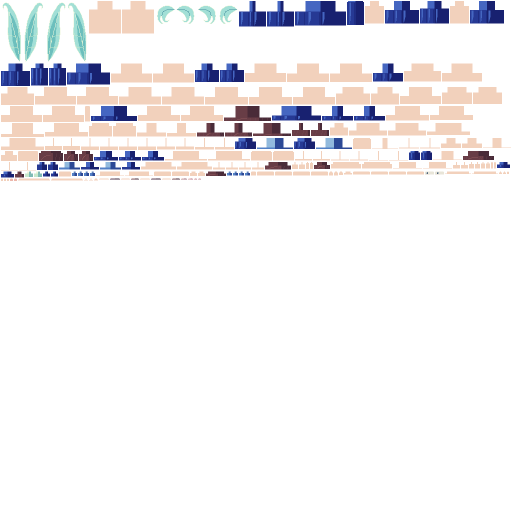
#> input picture tools/approved_models/pixie/draft/pixie.png, 1024 x 1024 px (shown at 1/2 size)
$ python inspect_contour.py
#> lines starting #> are read from the running program, lines starting #| are printed output that depends on the picture
### tools/approved_models/pixie/render_model.py
"""Offline rasterizer of the new model. Geometry/UV/camera only; no generated images."""
from pathlib import Path
import json,itertools,math
import numpy as np
from PIL import Image,ImageDraw,ImageFont
from build_model import face_uv
ROOT=Path(__file__).resolve().parent
OUT=ROOT/'draft'
data=json.loads((OUT/'pixie.geo.json').read_text(encoding='utf-8'))['minecraft:geometry'][0]
#> (reads tools/approved_models/pixie/draft/pixie.geo.json from the repository)
texture=np.array(Image.open(OUT/'pixie.png').convert('RGBA'))/255
animations=json.loads((OUT/'pixie.animation.json').read_text(encoding='utf-8'))['animations']
#> (reads tools/approved_models/pixie/draft/pixie.animation.json from the repository)
head_bones={'head'}
for bone in data['bones']:
    if bone.get('parent') in head_bones:head_bones.add(bone['name'])
def T(v):
    m=np.eye(4);m[:3,3]=v;return m
def R(v):
    x,y,z=np.radians(v);cx,sx=np.cos(x),np.sin(x);cy,sy=np.cos(y),np.sin(y);cz,sz=np.cos(z),np.sin(z)
    m=np.eye(4)
    m[:3,:3]=np.array([[cz,-sz,0],[sz,cz,0],[0,0,1]])@np.array([[cy,0,sy],[0,1,0],[-sy,0,cy]])@np.array([[1,0,0],[0,cx,-sx],[0,sx,cx]])
    return m
FACE={'north':[0,2,6,4],'south':[1,5,7,3],'west':[0,1,3,2],
      'east':[4,6,7,5],'up':[2,3,7,6],'down':[0,4,5,1]}

def sample(name,channel,time,clip='animation.pixie.air_idle'):
    animation=animations[clip]
    keys=animation['bones'].get(name,{}).get(channel)
    if not keys:return np.zeros(3)
    pairs=sorted((float(k),np.array(v)) for k,v in keys.items())
    time=time%animation['animation_length'] if animation['loop'] else np.clip(time,0,animation['animation_length'])
    for (a,av),(b,bv) in zip(pairs,pairs[1:]):
        if a<=time<=b:return av+(bv-av)*(time-a)/(b-a)
    return pairs[0][1]

def surfaces(yaw,pitch,head=False,time=0,clip='animation.pixie.air_idle',bare=False):
    mats={};quads=[];camera=R((pitch,yaw,0))
    for b in data['bones']:
        p=np.array(b['pivot'])
        world=mats.get(b.get('parent'),np.eye(4))@T(sample(b['name'],'position',time,clip))@T(p)@R(np.array(b.get('rotation',[0,0,0]))+sample(b['name'],'rotation',time,clip))@T(-p)
        mats[b['name']]=world
        if head and b['name'] not in head_bones:continue
        if bare and (b['name']=='hat' or b['name'].startswith('hair_')):continue
        for c in b.get('cubes',[]):
            p=np.array(c.get('pivot',[0,0,0]));cm=camera@world@T(p)@R(c.get('rotation',[0,0,0]))@T(-p)
            verts=np.array([[*(np.array(c['origin'])+np.array(c['size'])*v),1] for v in itertools.product([0,1],repeat=3)])
            points=(cm@verts.T).T[:,:3]
            for face,ids in FACE.items():
                q=points[ids];normal=np.cross(q[1]-q[0],q[2]-q[0]);length=np.linalg.norm(normal)
                if length<1e-8:continue
                normal/=length
                if normal[2]>=0:continue
                u,v,w,h=face_uv(*c['uv'],*c['size'])[face]
                if w<=0 or h<=0:continue
                if face=='up':
                    uv=np.array([[u,v],[u,v+h],[u+w,v+h],[u+w,v]])
                elif face=='down':
                    uv=np.array([[u,v],[u+w,v],[u+w,v+h],[u,v+h]])
                elif face in ('north','east'):
                    uv=np.array([[u,v+h],[u,v],[u+w,v],[u+w,v+h]])
                else:
                    uv=np.array([[u,v+h],[u+w,v+h],[u+w,v],[u,v]])
                quads.append((q,uv,normal,b['name']))
    return quads

def render(yaw,width,height,head=False,pitch=4,time=0,bounds=None,clip='animation.pixie.air_idle',clay=False,bare=False):
    quads=surfaces(yaw,pitch,head,time,clip,bare)
    vertices=np.concatenate([q[0] for q in quads]);lo=vertices.min(axis=0);hi=vertices.max(axis=0)
    if bounds is not None:lo,hi=bounds
    scale=min((width-50)/(hi[0]-lo[0]),(height-44)/(hi[1]-lo[1]))
    center=(lo+hi)/2
    bg=np.array([.88,.91,.92])
    rgb=np.empty((height,width,3));rgb[:]=bg;depth=np.full((height,width),np.inf)
    light=np.array([-.42,.55,-.72]);light/=np.linalg.norm(light)
    for q,uv,normal,bone in quads:
        screen=q.copy();screen[:,0]=width/2+(q[:,0]-center[0])*scale
        screen[:,1]=height/2-(q[:,1]-center[1])*scale
        shade=(.40+.6*max(0,float(normal@light))) if clay else (.76+.24*max(0,float(normal@light)))
        for ids in ([0,1,2],[0,2,3]):
            p=screen[ids];tex=uv[ids]
            x0=max(0,int(p[:,0].min()));x1=min(width,int(p[:,0].max())+1)
            y0=max(0,int(p[:,1].min()));y1=min(height,int(p[:,1].max())+1)
            if x0>=x1 or y0>=y1:continue
            a,b,c=p;den=(b[1]-c[1])*(a[0]-c[0])+(c[0]-b[0])*(a[1]-c[1])
            if abs(den)<1e-7:continue
            ys,xs=np.mgrid[y0:y1,x0:x1];xs=xs+.5;ys=ys+.5
            aa=((b[1]-c[1])*(xs-c[0])+(c[0]-b[0])*(ys-c[1]))/den
            bb=((c[1]-a[1])*(xs-c[0])+(a[0]-c[0])*(ys-c[1]))/den;cc=1-aa-bb
            z=aa*a[2]+bb*b[2]+cc*c[2]
            tx=aa*tex[0,0]+bb*tex[1,0]+cc*tex[2,0];ty=aa*tex[0,1]+bb*tex[1,1]+cc*tex[2,1]
            col=texture[np.clip(ty.astype(int),0,texture.shape[0]-1),np.clip(tx.astype(int),0,texture.shape[1]-1)]
            if clay:col=np.broadcast_to(np.array([.70,.73,.76,1]), col.shape)
            mask=(aa>=0)&(bb>=0)&(cc>=0)&(z<depth[y0:y1,x0:x1])&(col[:,:,3]>.5)
            if not mask.any():continue
            rgb[y0:y1,x0:x1][mask]=(col[:,:,:3]*shade)[mask];depth[y0:y1,x0:x1][mask]=z[mask]
    return Image.fromarray(np.clip(rgb*255,0,255).astype('uint8'))

### tools/approved_models/pixie/build_model.py
"""Pixie standalone approval model: native integer cuboids and Box UV."""
from pathlib import Path
import base64,json,math,uuid
import numpy as np
from PIL import Image
from materials import paint,PALETTE
from geometry import geometry
from animate_model import animate
ROOT=Path(__file__).resolve().parent
OUT=ROOT/'draft'
DENSITY=8
SIZE=1024

def face_uv(u, v, w, h, d):
    return {'north': (u+d, v+d, w, h), 'south': (u+2*d+w, v+d, w, h),
            'west': (u+d+w, v+d, d, h), 'east': (u, v+d, d, h),
            'up': (u+d, v, w, d), 'down': (u+d+w, v, w, d)}

class Model:
    def __init__(self):
        self.bones = []
        self.parts = []

    # [79 lines left out: functions bone, box, segment, atlas, write, bb, not called in this run]


# [1 lines that do not run on import are left out]

### tools/approved_models/pixie/inspect_contour.py
"""Inspect modeled anatomy from fixed directions, without concealing back surfaces."""
from PIL import Image,ImageDraw,ImageFont
import render_model as r

im=Image.new('RGB',(1800,1100),'#10182b')
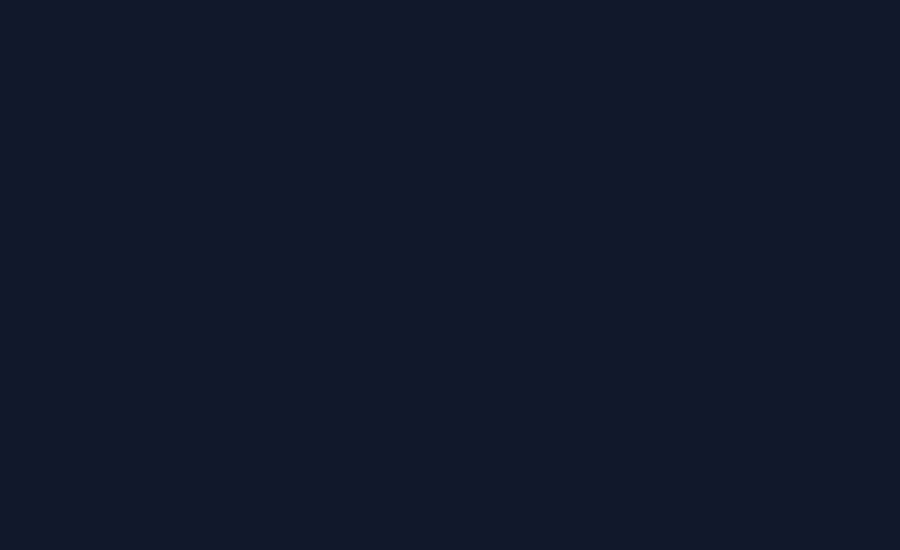
#> im: PIL image 1800x1100 RGB (shown at 1/2 size); mean R, G, B 16, 24, 43
font=ImageFont.truetype('C:/Windows/Fonts/segoeui.ttf',19)
for row,(bare,clay) in enumerate([(False,False),(True,True)]):
    for col,yaw in enumerate((0,-35,-90,180)):
        panel=r.render(yaw,444,505,head=True,pitch=0,bare=bare,clay=clay)
        im.paste(panel,(col*450+3,row*550+39))
        ImageDraw.Draw(im).text((col*450+15,row*550+9),f'{yaw}° / '+('geometria' if bare else 'textura'),font=font,fill='#d3e9e7')
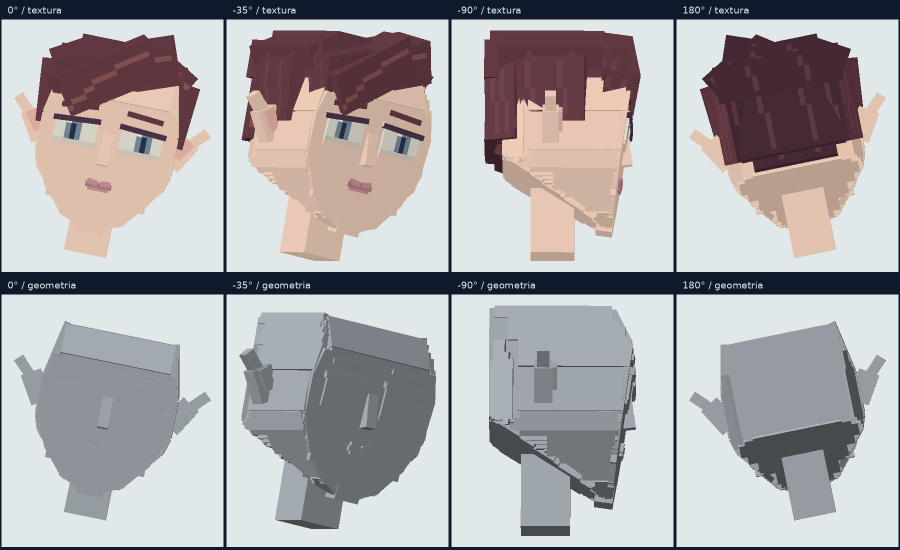
#> im: PIL image 1800x1100 RGB (shown at 1/2 size); mean R, G, B 170.4, 168.7, 171.3
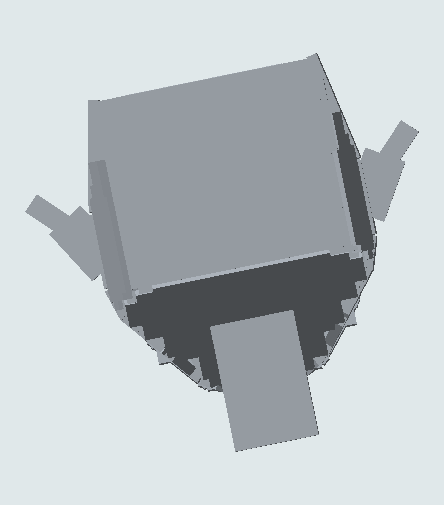
#> panel: PIL image 444x505 RGB; mean R, G, B 188.7, 195.7, 199
im.save(r.OUT/'contour-review.png')
